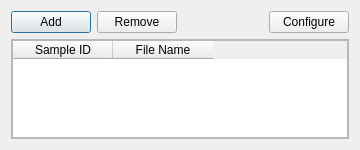
<?xml version="1.0" encoding="UTF-8"?>
<ui version="4.0">
 <class>SignalList</class>
 <widget class="QDialog" name="SignalList">
  <property name="geometry">
   <rect>
    <x>0</x>
    <y>0</y>
    <width>360</width>
    <height>150</height>
   </rect>
  </property>
  <property name="windowTitle">
   <string>Dialog</string>
  </property>
  <layout class="QGridLayout" name="gridLayout">
   <item row="0" column="0">
    <layout class="QVBoxLayout" name="verticalLayout">
     <item>
      <layout class="QHBoxLayout" name="horizontalLayout">
       <item>
        <widget class="QPushButton" name="AddButton">
         <property name="text">
          <string>Add</string>
         </property>
        </widget>
       </item>
       <item>
        <widget class="QPushButton" name="RemoveButton">
         <property name="text">
          <string>Remove</string>
         </property>
        </widget>
       </item>
       <item>
        <spacer name="horizontalSpacer">
         <property name="orientation">
          <enum>Qt::Horizontal</enum>
         </property>
         <property name="sizeHint" stdset="0">
          <size>
           <width>88</width>
           <height>20</height>
          </size>
         </property>
        </spacer>
       </item>
       <item>
        <widget class="QPushButton" name="ConfigureButton">
         <property name="text">
          <string>Configure</string>
         </property>
        </widget>
       </item>
      </layout>
     </item>
     <item>
      <widget class="QScrollArea" name="scrollArea">
       <property name="widgetResizable">
        <bool>true</bool>
       </property>
       <widget class="QWidget" name="scrollAreaWidgetContents">
        <property name="geometry">
         <rect>
          <x>0</x>
          <y>0</y>
          <width>338</width>
          <height>97</height>
         </rect>
        </property>
        <layout class="QGridLayout" name="gridLayout_2">
         <property name="margin">
          <number>0</number>
         </property>
         <item row="0" column="0">
          <widget class="QTableWidget" name="TableWidget">
           <property name="showGrid">
            <bool>false</bool>
           </property>
           <property name="gridStyle">
            <enum>Qt::NoPen</enum>
           </property>
           <property name="wordWrap">
            <bool>false</bool>
           </property>
           <property name="cornerButtonEnabled">
            <bool>true</bool>
           </property>
           <attribute name="horizontalHeaderStretchLastSection">
            <bool>false</bool>
           </attribute>
           <attribute name="verticalHeaderDefaultSectionSize">
            <number>20</number>
           </attribute>
           <column>
            <property name="text">
             <string>Sample ID</string>
            </property>
           </column>
           <column>
            <property name="text">
             <string>File Name</string>
            </property>
           </column>
          </widget>
         </item>
        </layout>
       </widget>
      </widget>
     </item>
    </layout>
   </item>
  </layout>
 </widget>
 <resources/>
 <connections/>
</ui>
